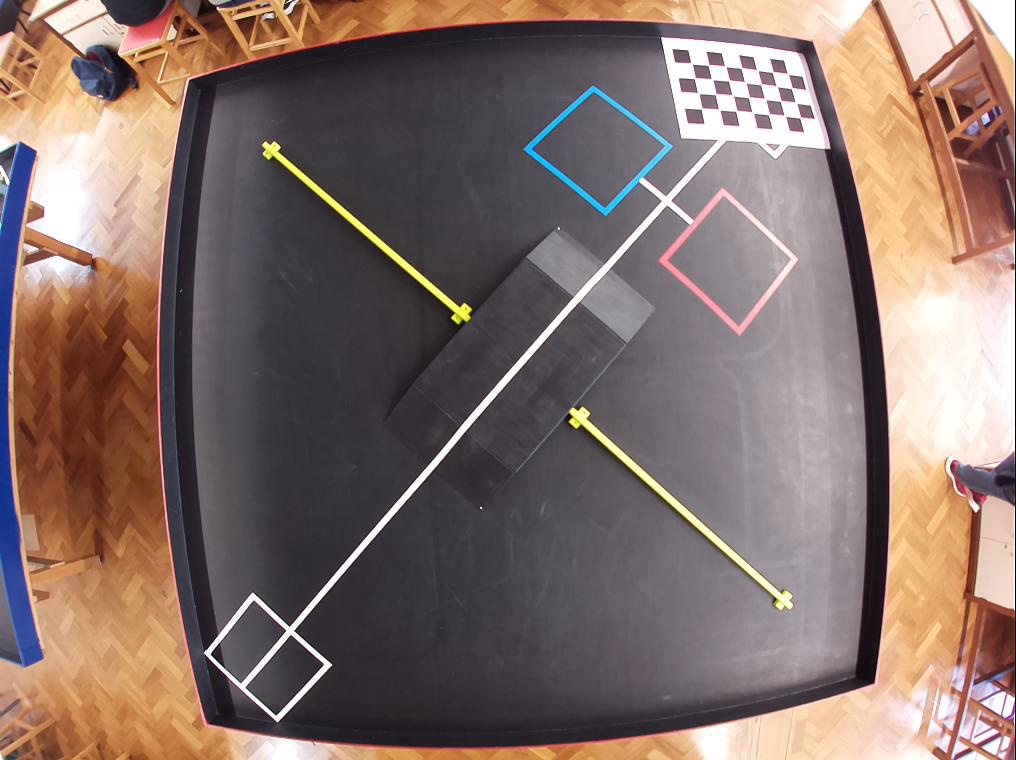
#> input picture camera/alt_photos_for_calib/frame1.jpg, 1016 x 760 px, given in place of video.mjpeg, which was not available
$ python findDummies.py   (older library calls are emulated)
#> lines starting #> are read from the running program, lines starting #| are printed output that depends on the picture; after the words box and inside, x2 and y2 are one past the last pixel; in counts of white or black regions, pixels touching at a corner belong together; pictures that were not available may be replaced by others from this repository, and a replacement may not be noted
#> further down, frame is the input picture: shape (760, 1016, 3); mean B, G, R 106.4, 112.6, 132
import cv2
import numpy as np
import keyboard
import glob
import math

from numpy.core.numeric import Infinity

DIM=(1016, 760)
K=np.array([[617.0246864588934, 0.0, 498.84953870958276], [0.0, 620.5390466649645, 395.6528980159782], [0.0, 0.0, 1.0]])
D=np.array([[0.15842294486041952], [-0.8060115044560319], [1.463190158015197], [-0.9325973032567597]])

def undistort(img):
	h,w = img.shape[:2]
#> h = 760; w = 1016

	diml = img.shape[:2][::-1]
#> diml = (1016, 760)

	assert diml[0] / diml[1] == DIM[0] / DIM[1]

	dim2 = diml
#> dim2 = (1016, 760)

	dim3 = diml
#> dim3 = (1016, 760)

	scaled_K = K * diml[0] / DIM[0]
	scaled_K[2][2] = 1.0

	balance = 0.0

	new_K = cv2.fisheye.estimateNewCameraMatrixForUndistortRectify(scaled_K, D, dim2, np.eye(3), balance=balance)
	map1, map2 = cv2.fisheye.initUndistortRectifyMap(scaled_K, D, np.eye(3), new_K, dim3, cv2.CV_16SC2)
	undistorted_img = cv2.remap(img, map1, map2, interpolation=cv2.INTER_LINEAR, borderMode=cv2.BORDER_CONSTANT)
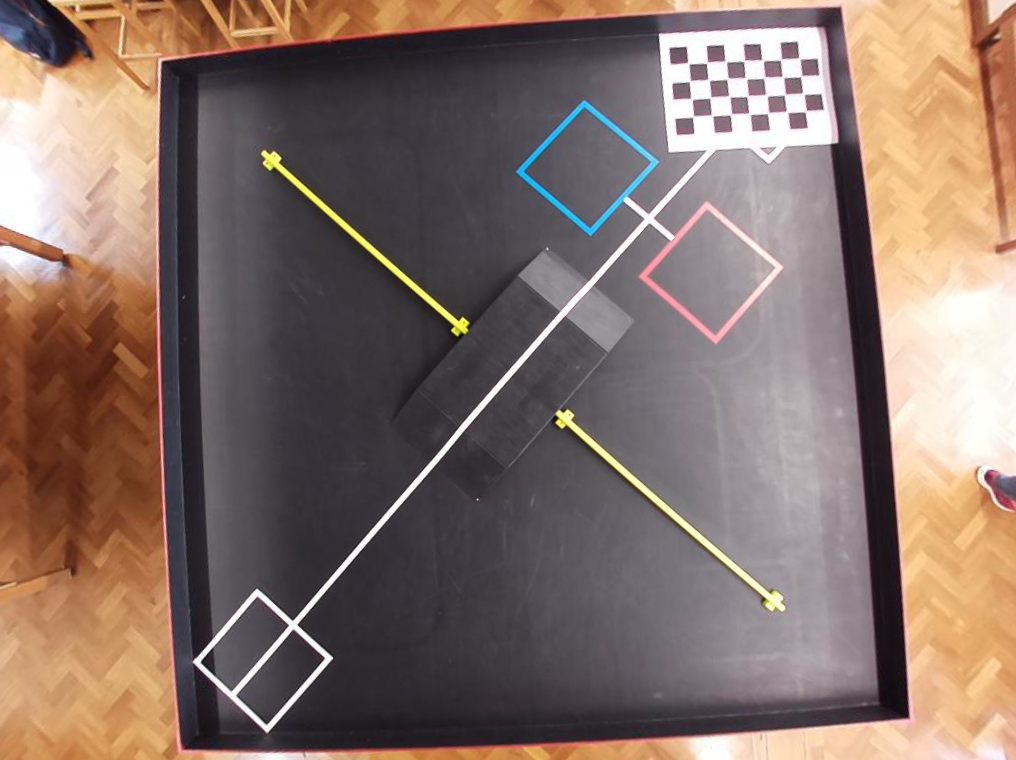
#> undistorted_img: shape (760, 1016, 3); mean B, G, R 104.9, 113.2, 133.1

	return undistorted_img

def isolateCenter(img, distorted = True):
	if distorted == True:
		 img = undistort(img)

	box = np.array([
			[[201,735]],
			[[178,76]],
			[[813,36]],
			[[878,705]]
		])

	src_pts = box.astype("float32")

	width = (int)(((201-878)**2 + (735-705)**2)**0.5)
	height = (int)(((201-178)**2 + (735-76)**2)**0.5)

	dst_pts = np.array([[0, height-1],
						[0, 0],
						[width-1, 0],
						[width-1, height-1]], dtype="float32")

	M = cv2.getPerspectiveTransform(src_pts, dst_pts)
	warped = cv2.warpPerspective(img, M, (width, height))
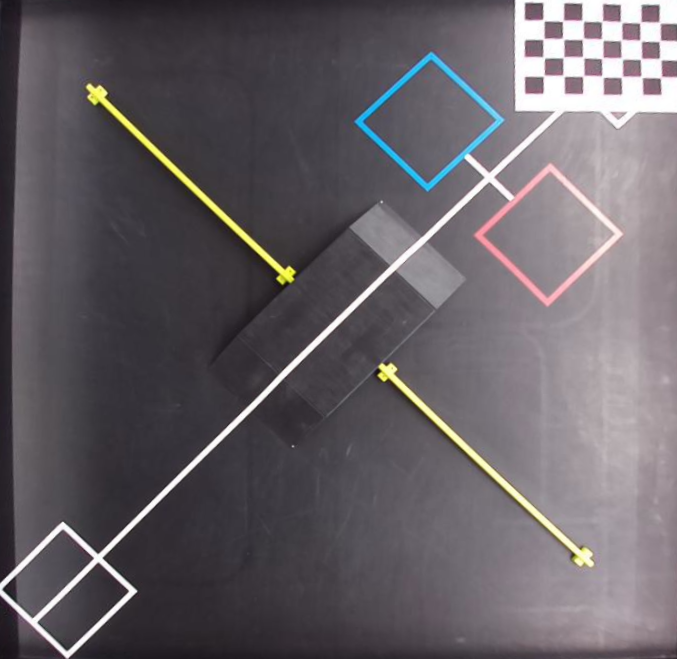
#> warped: shape (659, 677, 3); mean B, G, R 101.9, 96.6, 102.1

	return(warped)

def ContSortFunct(contour):
	area = cv2.contourArea(contour)

	perim = cv2.arcLength(contour,True)
	if contour[0][0][0] > contour[0][0][1] or (contour[0][0][0] < 75 and contour[0][0][1] > 575):
		return Infinity
	return area


def findDummies(img):
	imgB = img.copy()
	contrast = 64 * 4
	f = 131*(contrast + 127)/(127*(131-contrast))

	imgB[:,:,0] = 0
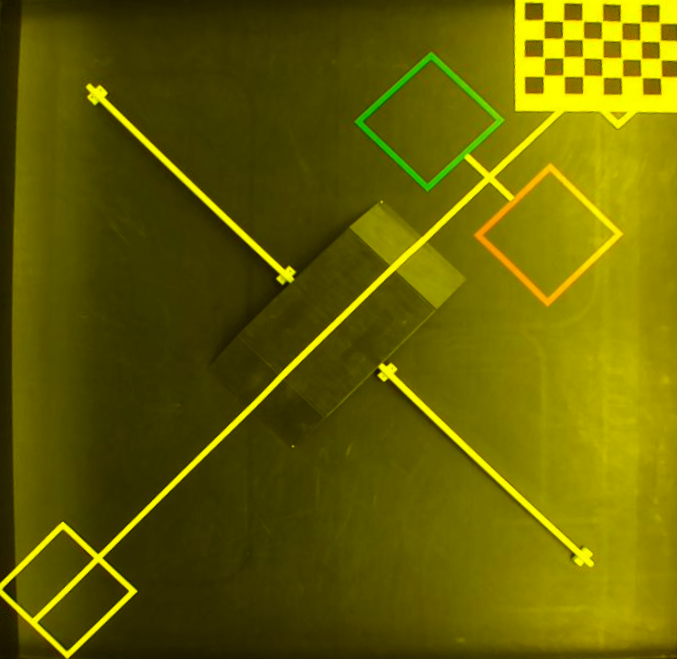
#> imgB: shape (659, 677, 3); mean B, G, R 0, 96.6, 102.1
	imgB[:,:,2] = 0
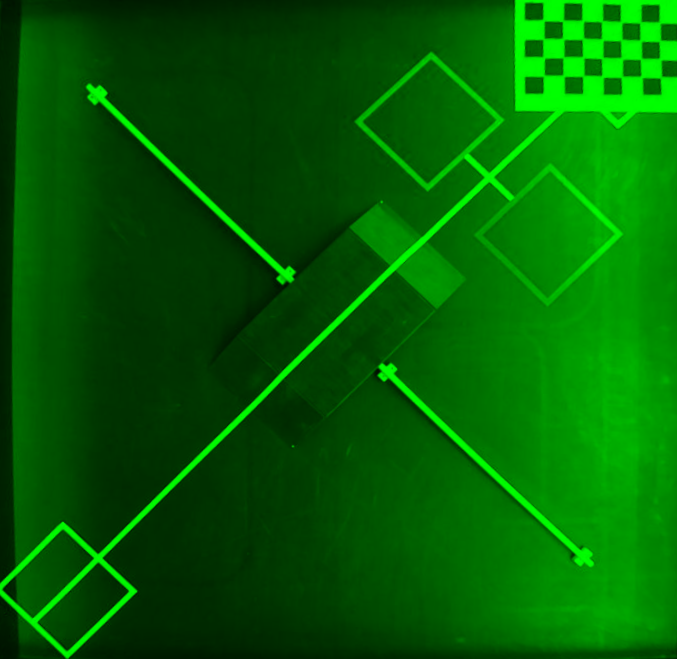
#> imgB: shape (659, 677, 3); mean B, G, R 0, 96.6, 0

	imgB = cv2.addWeighted(imgB, f, imgB, 0, 127 * (1-f))
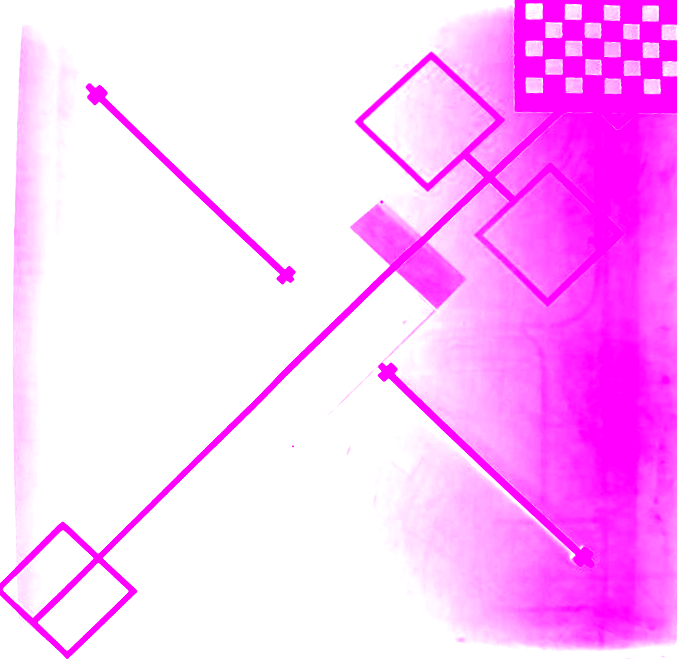
#> imgB: shape (659, 677, 3); mean B, G, R 255, 189.1, 255


	imgB = cv2.cvtColor(imgB,cv2.COLOR_BGR2GRAY)
#> imgB: shape (659, 677)


	imgBlur = imgB
	imgBlur = cv2.GaussianBlur(imgB , (7,7) , 0)


	imgEdge = cv2.Canny(image = imgBlur, threshold1=0, threshold2=255)
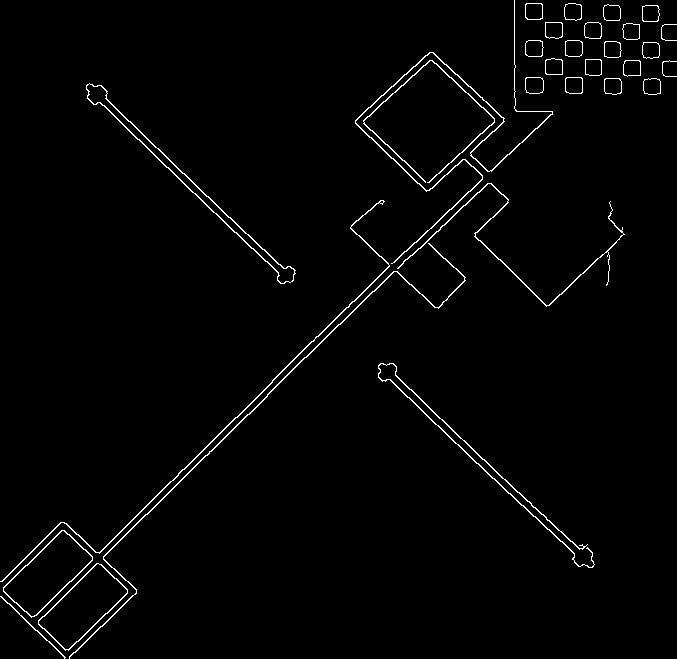
#> imgEdge: shape (659, 677); 1.8% white in thin lines or dots

	contours, heirachy = cv2.findContours(imgEdge,cv2.RETR_TREE,cv2.CHAIN_APPROX_NONE)
#> contours = 52 contours, 3 with area under 20; largest, box (x1, y1, x2, y2) and area: (3, 530, 93, 618) 3699, (38, 563, 128, 651) 3678, (3, 530, 93, 617) 3532, (38, 563, 128, 650) 3511, (86, 83, 296, 284) 2351

	contours = list(contours)
	contours.sort(key = lambda x: ContSortFunct(x))

	imgB = cv2.cvtColor(imgB , cv2.COLOR_GRAY2BGR)
#> imgB: shape (659, 677, 3)

	cv2.drawContours(imgB , contours[:4] , -1 , (0,255,75) , 2)
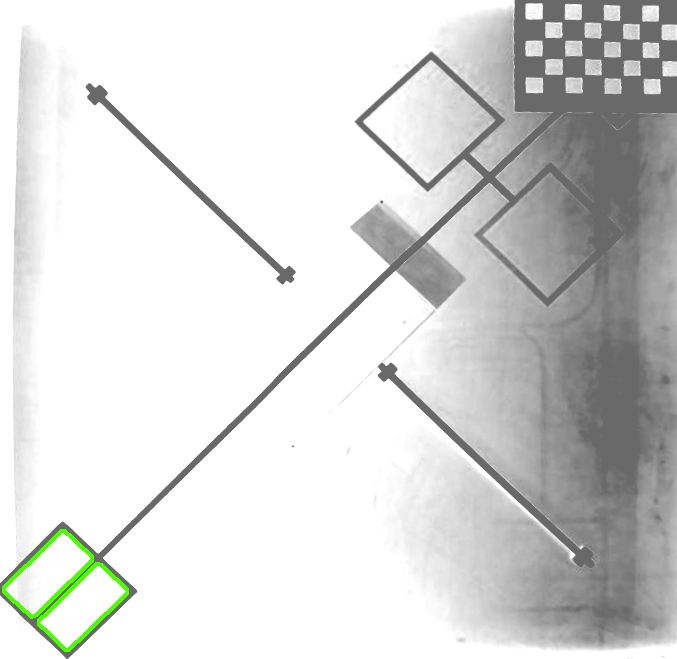
#> imgB: shape (659, 677, 3); mean B, G, R 215.4, 216.6, 215.8
	#cv2.circle(imgB , [75,575] , 10, [0,255,75], -1)

	cv2.imshow("trest",imgB)


# [8 lines of commented-out code are left out]
cam = cv2.VideoCapture("http://localhost:8081/stream/video.mjpeg")

# Check if camera is opened successfully
if (cam.isOpened() == False):
	print("Error opening video stream")

count = 0
# Read until video is completed
while cam.isOpened():
	# Capture frame-by-frame
	ret, frame = cam.read()
	if ret == True:

		ret = findDummies(isolateCenter(frame))
		cv2.waitKey(1)

		#Display the resulting frame
		#cv2.imshow("undistorted",undistort(frame))
		# Press Q on keyboard to exit

		if keyboard.is_pressed('q'):
#> (key q is pressed here)
			break

		# Press S to save frame
		if keyboard.is_pressed('s'):
			count += 1
			cv2.imwrite("frame%d.jpg" % count, frame)

	# Break the loop
	else:
		print("Failed to read camera")
		break

# When everything done, release the video capture object
cam.release()

# Close all the frames
cv2.destroyAllWindows()

'References: https://www.geeksforgeeks.org/camera-calibration-with-python-opencv/'
'https://medium.com/@kennethjiang/calibrate-fisheye-lens-using-opencv-333b05afa0b0'
